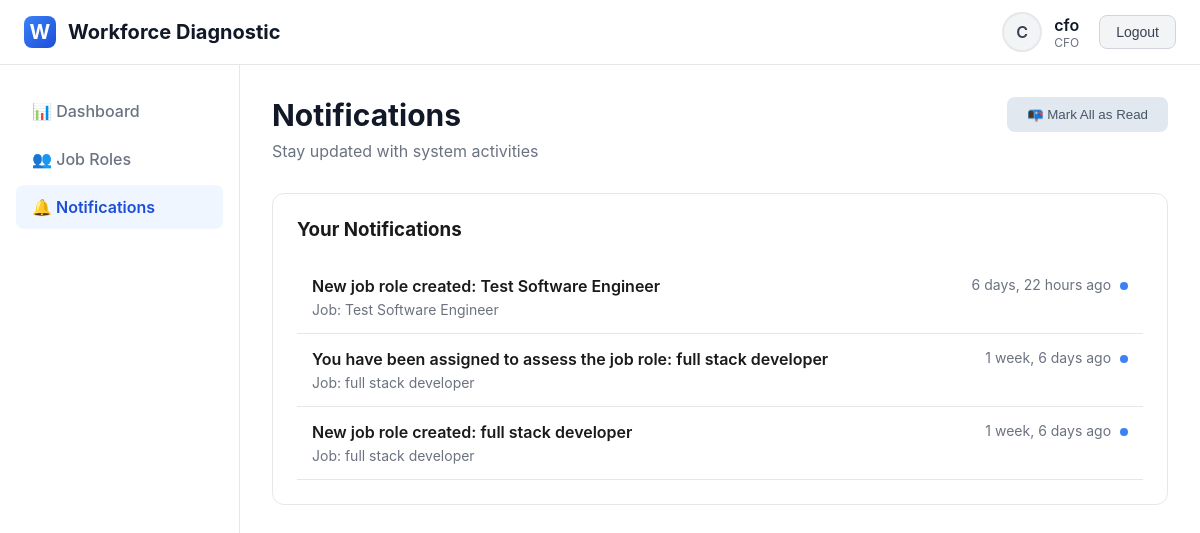
Before: /notifications/ (signed in) with the older database file.
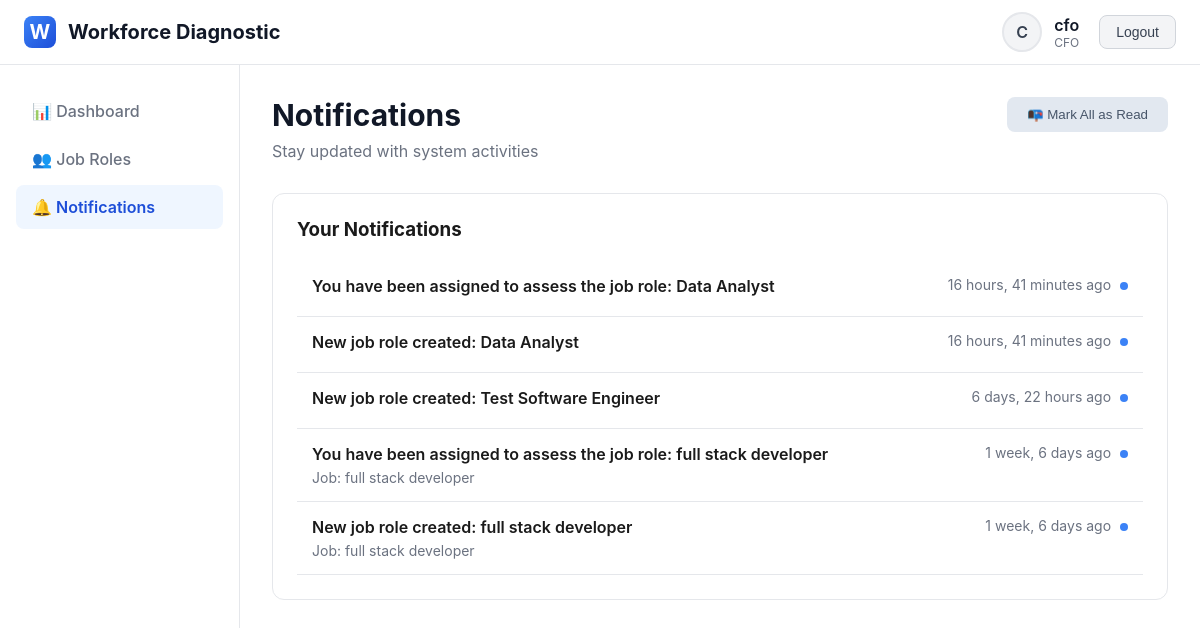
After: the same page with the newer database file.
### diagnostic_app/models.py (models this page shows, shortened)
class User(AbstractUser):
    ROLE_CHOICES = [
        ('founder', 'Founder'),
        ('co_founder', 'Co-Founder'),
        ('ceo', 'CEO'),
        ('cfo', 'CFO'),
        ('cto', 'CTO / Tech Lead'),
        ('coo', 'COO'),
        ('project_head', 'Project Head / Team Lead'),
        ('hr_manager', 'HR Manager / People Operations'),
        ('recruiter', 'Recruiter'),
        ('hr_executive', 'HR Executive'),
    ]
    role = models.CharField(max_length=20, choices=ROLE_CHOICES)
    phone = models.CharField(max_length=15, blank=True)
    def get_level(self):
        level_map = {
            'founder': 1, 'co_founder': 1,
            'ceo': 2, 'cfo': 2,
            'cto': 2, 'coo': 2, 'project_head': 2,
            'hr_manager': 3, 'recruiter': 3, 'hr_executive': 3
        }
        return level_map.get(self.role, 0)
    def can_create_job_roles(self):
        return self.role in ['founder', 'co_founder']

class Notification(models.Model):
    user = models.ForeignKey(User, on_delete=models.CASCADE, related_name='notifications')
    message = models.TextField()
    job_role = models.ForeignKey(JobRole, on_delete=models.SET_NULL, null=True, blank=True)
    is_read = models.BooleanField(default=False)
    created_at = models.DateTimeField(auto_now_add=True)
    class Meta:
        ordering = ['-created_at']

class JobRole(models.Model):
    STATUS_CHOICES = [
        ('draft', 'Draft'),
        ('active', 'Active'),
        ('completed', 'Completed'),
        ('cancelled', 'Cancelled'),
    ]
    title = models.CharField(max_length=200)
    department = models.CharField(max_length=100)
    description = models.TextField()
    required_skills = models.TextField()
    experience_level = models.CharField(max_length=50)
    budget_range = models.CharField(max_length=100)
    urgency = models.CharField(max_length=20, choices=[
        ('low', 'Low'),
        ('medium', 'Medium'),
        ('high', 'High')
    ])
    created_by = models.ForeignKey(User, on_delete=models.CASCADE, related_name='created_jobs')
    created_at = models.DateTimeField(auto_now_add=True)
    status = models.CharField(max_length=20, choices=STATUS_CHOICES, default='draft')

### diagnostic_app/views.py (the view)
# urls.py: path('notifications/', views.notifications_view, name='notifications'),
@login_required
def notifications_view(request):
    notifications = Notification.objects.filter(
        user=request.user,
        is_read=False
    ).order_by('-created_at')
    context = {'notifications': notifications}
    return render(request, 'diagnostic_app/notifications.html', context)

### diagnostic_app/templates/diagnostic_app/notifications.html (shortened to what this page needs)
{% extends 'diagnostic_app/base.html' %}
{% block content %}
<div class="page-header">
    <div style="display: flex; justify-content: space-between; align-items: flex-start;">
        <div>
            <h1>Notifications</h1>
            <p>Stay updated with system activities</p>
        </div>
        <div>
            <form method="post" action="{% url 'mark_notifications_read' %}" style="display: inline;">
                <button type="submit" class="btn btn-secondary">📭 Mark All as Read</button>
            </form>
        </div>
    </div>
</div>
<div class="card">
    <div style="margin-bottom: 20px;">
        <h3>Your Notifications</h3>
    </div>
    {% if notifications %}
    <div>
        {% for notification in notifications %}
        <div style="padding: 15px; border-bottom: 1px solid #e5e7eb; display: flex; justify-content: space-between; align-items: flex-start;">
            <div style="flex: 1;">
                <div style="font-weight: 600; margin-bottom: 5px;">
                    {{ notification.message }}
                </div>
                {% if notification.job_role %}
                <div style="color: #6b7280; font-size: 14px;">
                    Job: {{ notification.job_role.title }}
                </div>
                {% endif %}
            </div>
            <div style="text-align: right; font-size: 14px; color: #6b7280;">
                {{ notification.created_at|timesince }} ago
                {% if not notification.is_read %}
                <span style="display: inline-block; width: 8px; height: 8px; background: #3b82f6; border-radius: 50%; margin-left: 5px;"></span>
                {% endif %}
            </div>
        </div>
        {% endfor %}
    </div>
    {% else %}
    <div style="padding: 40px 0; text-align: center; color: #6b7280;">
        No notifications yet.
    </div>
    {% endif %}
</div>
{% endblock %}

### diagnostic_app/templates/diagnostic_app/base.html (shortened to what this page needs)
<!DOCTYPE html>
<html lang="en">
<head>
    {% load static %}
</head>
<body>
    {% if user.is_authenticated %}
    <div class="app-container">
        <header class="header">
            <div class="header-content">
                <a href="{% url 'dashboard' %}" class="logo">
                    <div class="logo-icon">W</div>
                    <span>Workforce Diagnostic</span>
                </a>
                <div class="user-menu">
                    <div class="user-info">
                        <div class="user-avatar">
                            {{ user.username|slice:":1"|upper }}
                        </div>
                        <div class="user-details">
                            <div class="user-name">{{ user.username }}</div>
                            <div class="user-role">{{ user.get_role_display }}</div>
                        </div>
                    </div>
                    <form method="post" action="{% url 'logout' %}">
                        <button type="submit" class="btn-logout">Logout</button>
                    </form>
                </div>
            </div>
        </header>
        <div class="main-content">
            <nav class="sidebar">
                <ul class="nav-menu">
                    <li class="nav-item">
                        <a href="{% url 'dashboard' %}" class="nav-link {% if request.path == '/dashboard/' %}active{% endif %}">
                            📊 Dashboard
                        </a>
                    </li>
                    <li class="nav-item">
                        <a href="{% url 'job_roles' %}" class="nav-link {% if '/job-roles' in request.path and request.path != '/job-roles/create/' %}active{% endif %}">
                            👥 Job Roles
                        </a>
                    </li>
                    <li class="nav-item">
                        <a href="{% url 'notifications' %}" class="nav-link {% if '/notifications' in request.path %}active{% endif %}">
                            🔔 Notifications
                        </a>
                    </li>
                </ul>
            </nav>
            <div class="content-wrapper">
                <div class="content">
                    {% block content %}{% endblock %}
                </div>
            </div>
        </div>
    </div>
    {% else %}
    {% block login_content %}{% endblock %}
    {% endif %}
</body>
</html>

### diagnostic_app/templates/diagnostic_app/base.html (style rules this page uses)
* { margin: 0; padding: 0; box-sizing: border-box; }
body { font-family: -apple-system, BlinkMacSystemFont, 'Segoe UI', Roboto, sans-serif; background: #ffffff; color: #1a1a1a; min-height: 100vh; }
.app-container { display: flex; flex-direction: column; min-height: 100vh; }
.header { background: #ffffff; border-bottom: 1px solid #e5e7eb; padding: 0 24px; box-shadow: 0 1px 3px rgba(0,0,0,0.05); }
.header-content { display: flex; align-items: center; justify-content: space-between; height: 64px; max-width: 1200px; margin: 0 auto; }
.logo { display: flex; align-items: center; gap: 12px; font-size: 20px; font-weight: 700; color: #111827; text-decoration: none; }
.logo-icon { width: 32px; height: 32px; background: linear-gradient(135deg, #3b82f6 0%, #1d4ed8 100%); border-radius: 8px; display: flex; align-items: center; justify-content: center; color: white; }
.user-menu { display: flex; align-items: center; gap: 20px; }
.user-info { display: flex; align-items: center; gap: 12px; }
.user-avatar { width: 40px; height: 40px; border-radius: 50%; background: #f3f4f6; display: flex; align-items: center; justify-content: center; font-weight: 600; color: #374151; border: 2px solid #e5e7eb; }
.user-details { text-align: right; }
.user-name { font-weight: 600; color: #111827; }
.user-role { font-size: 12px; color: #6b7280; }
.btn-logout { padding: 8px 16px; background: #f3f4f6; color: #374151; border: 1px solid #d1d5db; border-radius: 8px; font-size: 14px; font-weight: 500; cursor: pointer; transition: all 0.2s; }
.main-content { flex: 1; display: flex; }
.sidebar { width: 240px; background: #ffffff; border-right: 1px solid #e5e7eb; padding: 24px 0; }
.nav-menu { list-style: none; padding: 0 16px; }
.nav-item { margin-bottom: 4px; }
.nav-link { display: flex; align-items: center; gap: 12px; padding: 12px 16px; color: #6b7280; text-decoration: none; border-radius: 8px; transition: all 0.2s; font-weight: 500; }
.nav-link.active { background: #eff6ff; color: #1d4ed8; font-weight: 600; }
.content-wrapper { flex: 1; padding: 32px; background: #ffffff; }
.content { max-width: 1200px; margin: 0 auto; }
.page-header { margin-bottom: 32px; }
.page-header h1 { font-size: 30px; font-weight: 700; color: #111827; margin-bottom: 8px; }
.page-header p { color: #6b7280; font-size: 16px; }
.btn { padding: 10px 20px; border-radius: 8px; font-weight: 500; cursor: pointer; border: none; text-decoration: none; display: inline-flex; align-items: center; gap: 8px; transition: all 0.2s; }
.btn-secondary { background: #e2e8f0; color: #475569; }
.card { background: #ffffff; border: 1px solid #e5e7eb; border-radius: 12px; padding: 24px; margin-bottom: 20px; }

Changed rows visible on the page:
added Notification: message "You have been assigned to assess the job role: Data Analyst", created_at "16 hours, 41 minutes", is_read False (drawn)
added Notification: message "New job role created: Data Analyst", created_at "16 hours, 41 minutes", is_read False (drawn)
changed Notification "New job role created: Test Software Engineer": job_role_id 2 → empty (drawn); job_role "Test Software Engineer" → (not shown)
